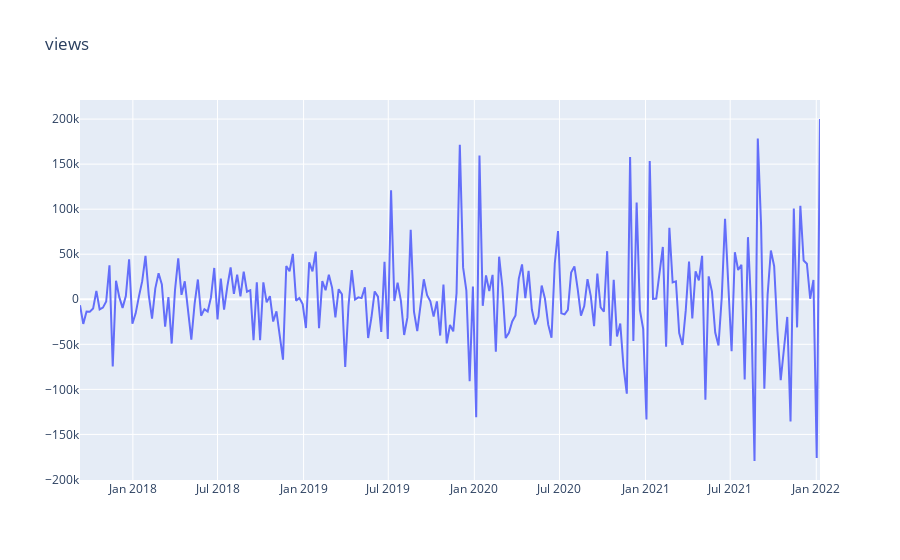

Notebook code cell kept with this figure:
### Markdown cell above
Побудуємо графік, щоб і візуально впевнитись в тому, що ряд дійсно стаціонарний

### Code cell
plotly_df(data_stationary, title="views")
data_stationary.plot(figsize=(12,6))

### Figure 1 — Plotly figure (JSON) as saved in the notebook; plotly's stock layout.template omitted (floating-point values rounded to 4 significant figures; data arrays with more than 128 entries replaced by an {"elided": "..."} marker saying what was removed)
{"data": [{"mode": "lines", "name": "qty", "type": "scatter", "x": {"elided": "227 str values"}, "y": {"elided": "227 float values"}}], "layout": {"title": {"text": "views"}}}
